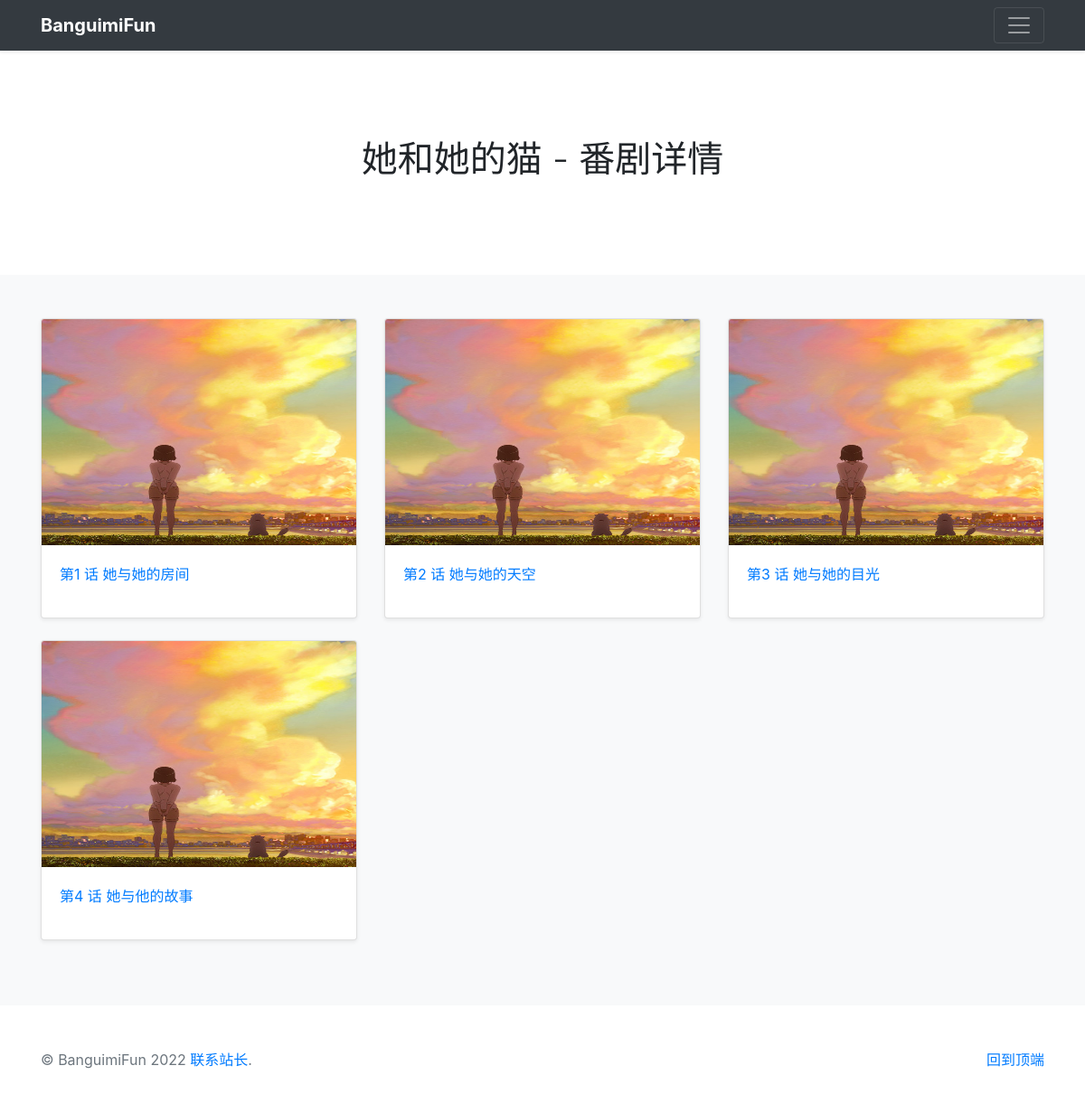
The page /list?id=2 on the database as committed earlier.
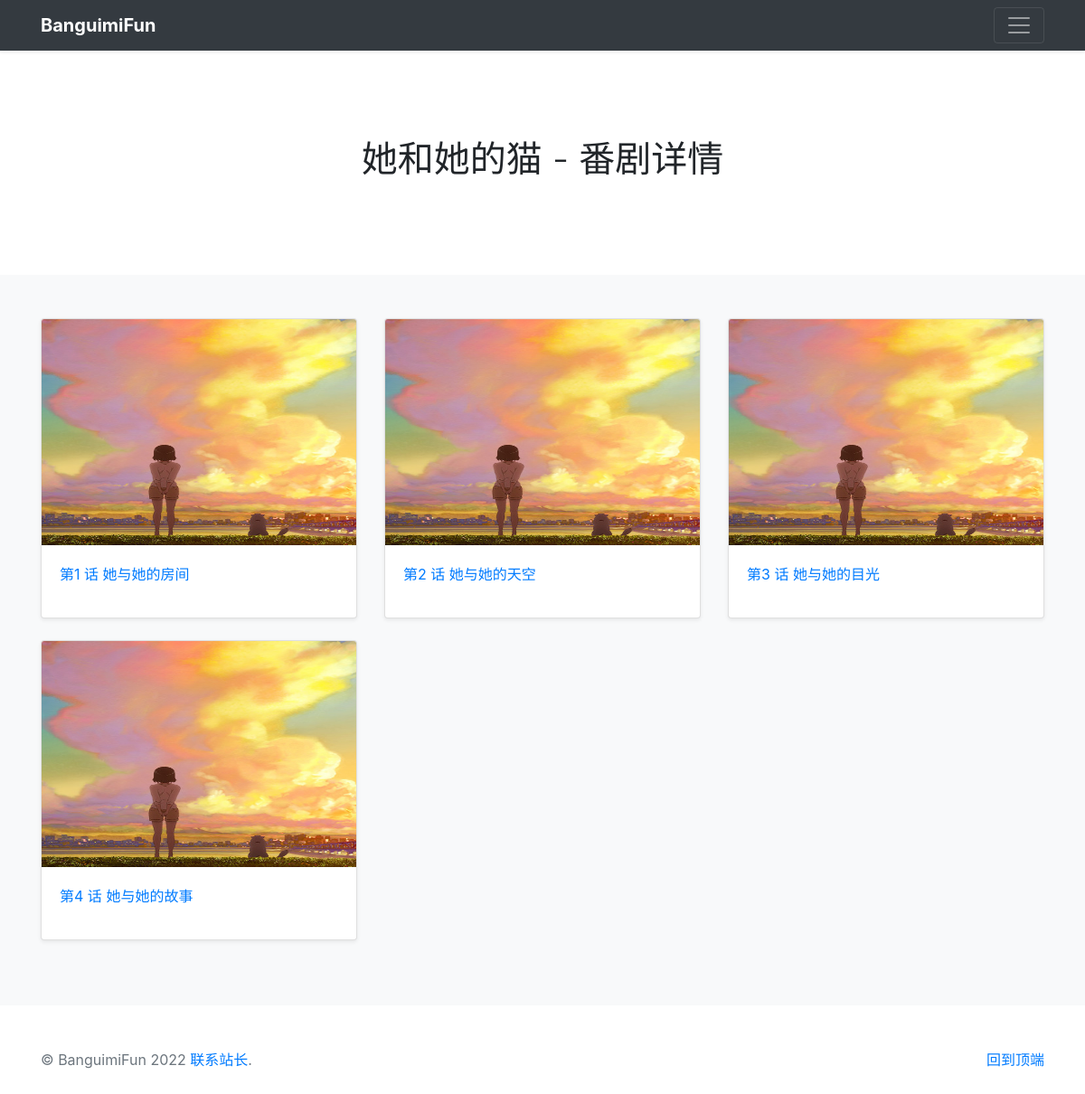
The same page on the database as committed later.
### tables this page shows
CREATE TABLE "bgmList" (
	"id"	INTEGER NOT NULL,
	"title"	TEXT NOT NULL,
	"desc"	TEXT,
	"img"	TEXT,
	"len"	INTEGER NOT NULL,
	PRIMARY KEY("id" AUTOINCREMENT)
);

CREATE TABLE "pList" (
	"id"	INTEGER NOT NULL DEFAULT 1,
	"p"	INTEGER NOT NULL,
	"title"	TEXT,
	"img"	TEXT,
	"purl"	TEXT,
	PRIMARY KEY("id","p")
);

### app.py (the view)
@app.route('/list',methods=['GET'])
def ilist():
    d = request.args.get("id", type=int)
    cursor.execute("select * from bgmList where id = ?", (d,))
    mtitle = cursor.fetchone()[1]
    cursor.execute("select * from pList where id = ?", (d,))
    libs = cursor.fetchall()
    if len(libs) == 0:
        abort(404)
    return render_template("detail.html", libs=libs,mtitle=mtitle)

### templates/detail.html (shortened to what this page needs)
<!doctype html>
<html lang="zh-cn">
  <head>
<link href="./static/bootstrap.min.css" rel="stylesheet">
    <link href="./static/album.css" rel="stylesheet">
  </head>
  <body>
<header>
  <div class="navbar navbar-dark bg-dark shadow-sm">
    <div class="container d-flex justify-content-between">
      <a href="./" class="navbar-brand d-flex align-items-center">
        <strong>BanguimiFun</strong>
      </a>
      <button class="navbar-toggler" type="button" data-toggle="collapse" data-target="#navbarHeader" aria-controls="navbarHeader" aria-expanded="false" aria-label="Toggle navigation">
        <span class="navbar-toggler-icon"></span>
      </button>
    </div>
  </div>
</header>
<main role="main">
  <section class="jumbotron text-center">
    <div class="container">
      <h1>{{ mtitle }} - 番剧详情</h1>
    </div>
  </section>
  <div class="album py-5 bg-light">
    <div class="container">
      <div class="row">
      {% for i in libs %}
        <div class="col-md-4">
          <div class="card mb-4 shadow-sm">
            {% if i[3] %}
            <img class="bd-placeholder-img card-img-top" width="100%" height="250" src="{{ i[3] }}" alt="暂无封面 or 服务器歇菜了" >
            {% endif %}
            <div class="card-body">
              {% if i[2] %}
              <p class="card-text"><a href="./play?id={{ i[0] }}&p={{ i[1] }}">第{{ i[1] }} 话 {{ i[2] }}</a></p>
              {% else %}
              <p class="card-text"><a href="./play?id={{ i[0] }}&p={{ i[1] }}">第{{ i[1] }} 话</a></p>
              {% endif %}
            </div>
          </div>
        </div>
      {% endfor %}
      </div>
    </div>
  </div>
</main>
<footer class="text-muted">
  <div class="container">
    <p class="float-right">
      <a href="#">回到顶端</a>
    </p>
    <p> &copy; BanguimiFun 2022 <a href="mailto:zqd663460@gmail.com">联系站长</a>.</p>
  </div>
</footer>
  </body>
</html>

### static/album.css (style rules this page uses)
.jumbotron { padding-top: 3rem; padding-bottom: 3rem; margin-bottom: 0; background-color: #fff; }
@media (min-width: 768px) { .jumbotron { padding-top: 6rem; padding-bottom: 6rem; } }
.jumbotron h1 { font-weight: 300; }
.jumbotron .container { max-width: 40rem; }
footer { padding-top: 3rem; padding-bottom: 3rem; }
footer p { margin-bottom: .25rem; }

### templates/detail.html (style rules this page uses)
.bd-placeholder-img { font-size: 1.125rem; text-anchor: middle; -webkit-user-select: none; -moz-user-select: none; -ms-user-select: none; user-select: none; }

Rows that differ between the two databases and show on the page:
changed pList: title "她与他的故事" → "她与她的故事"
